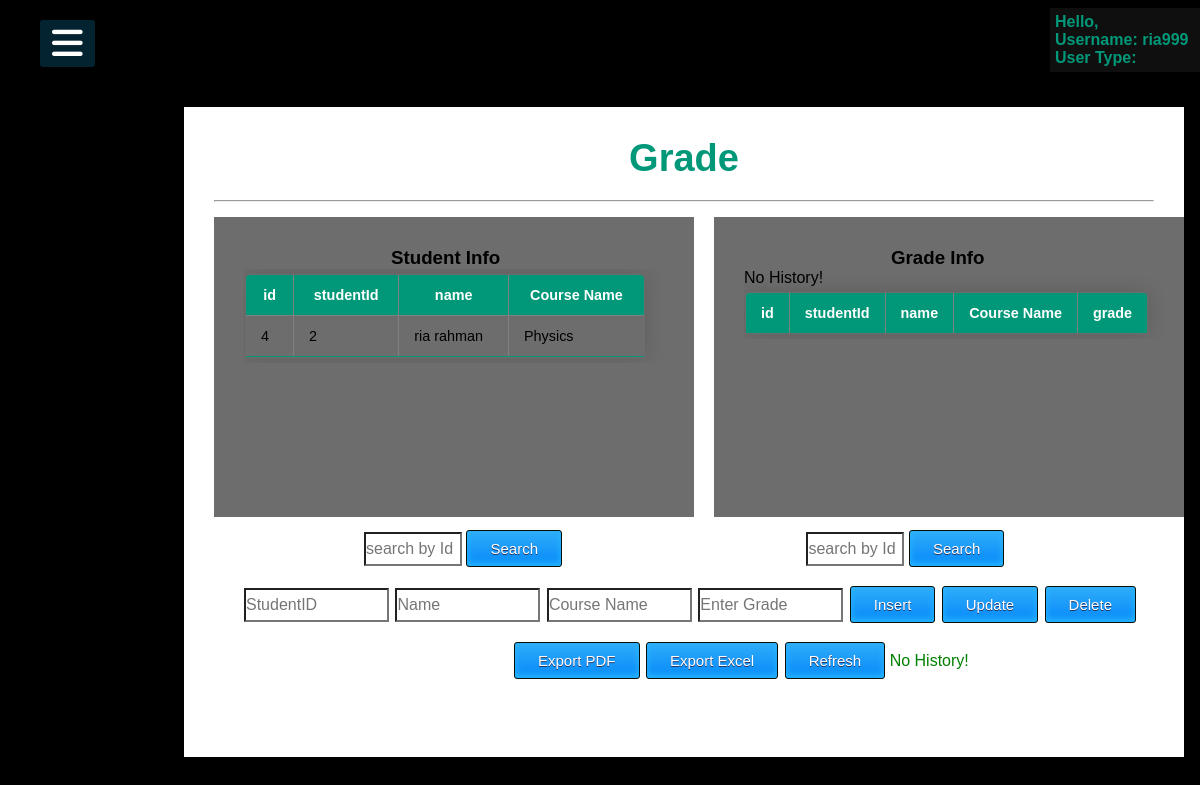
The page /mainpage/grade.php (signed in) on the database its author committed.
### tables this page shows
CREATE TABLE `studentcourse` (
  `id` int(3) NOT NULL,
  `studentId` int(5) NOT NULL,
  `name` varchar(50) NOT NULL,
  `courseName` varchar(50) NOT NULL,
  `section` varchar(3) NOT NULL,
  `lecturerName` varchar(50) NOT NULL
);

### mainpage/grade.php (the view, shortened to what this page needs)
<?php
include "../mainpage/common.inc.php";
$username = $_SESSION['username'];
$sId =$studentId=$name=$cName=$message=$grade= "";
$id=$Sname=$coursename=$grade1=$sid="";
?>
<!DOCTYPE html>
<html lang="en">
<head>
    <link rel="stylesheet" type="text/css" href="grade.css">
</head>
<body>
    <div class="table">
        <h1>Grade</h1>
        <div class="box">
        <h3>Student Info</h3>
            <div>
                <table class="content-table" id="tblexportData" border="1">
                    <thead>
                        <tr>
                            <th>id</th>
                            <th>studentId</th>
                            <th>name</th>
                            <th>Course Name</th>
                        </tr>
                    </thead>
                    <?php
                    $sql_table = "SELECT *FROM studentcourse WHERE lecturerName='$username';";
                    $result = mysqli_query($conn, $sql_table);
                    $rowCount = mysqli_num_rows($result);
                    if ($rowCount > 0) {
                        while ($row = mysqli_fetch_assoc($result)) {
                            echo "<tbody>
                            <tr>
                            <td>" . $row['id'] . "</td>
                            <td>" . $row['studentId'] . "</td>
                            <td>" . $row['name'] . "</td>
                            <td>" . $row['courseName'] . "</td>
                            </tr>
                            </tbody>";
                        }
                        echo "</table>";
                    } else {
                        echo $message = "No History!";
                    }
                ?>
            </div>
        </div>
        <div class="box1">
            <h3>Grade Info</h3>
            <div class=tab1 id="table">
                <table class="content-table" id="tblexportData" border="1">
                    <thead>
                        <tr>
                            <th>id</th>
                            <th>studentId</th>
                            <th>name</th>
                            <th>Course Name</th>
                            <th>grade</th>
                        </tr>
                    </thead>
                    <?php
                    $sql_table = "SELECT *FROM grade WHERE lecturerName='$username';";
                    $result = mysqli_query($conn, $sql_table);
                    $rowCount = mysqli_num_rows($result);
                    if ($rowCount > 0) {
                        while ($row = mysqli_fetch_assoc($result)) {
                            echo "<tbody class=tab id=tab>
                            <tr>
                            <td>" . $row['id'] . "</td>
                            <td>" . $row['studentId'] . "</td>
                            <td>" . $row['name'] . "</td>
                            <td>" . $row['course_name'] . "</td>
                            <td>" . $row['grade'] . "</td>
                            </tr>
                            </tbody>";
                        }
                        echo "</table>";
                    } else {
                        echo $message = "No History!";
                    }
                ?>
                </table>
            </div>
        </div>
        <hr>
        <form method="post">
            <input style="margin-top:330px;margin-left:150px;width:10%;" type="text" name="sId" placeholder="search by Id">
            <input type="submit" value="Search" name="search">
            <input style="margin-top:330px;margin-left:240px;width:10%;" type="text" name="sId1" value="<?php echo $sid ?>" placeholder="search by Id">
            <input type="submit" value="Search" name="search1"><br>
            <input style="margin-left:30px;width:15%;" type="text" placeholder="StudentID" name="id" value="<?php echo $studentId ?>" readonly>
            <input style="margin-left:2px;width:15%;" type="text" name="Sname" placeholder="Name" value="<?php echo $name ?>" readonly>
            <input style="margin-left:2px;width:15%;" type="text" name="coursename" placeholder="Course Name" value="<?php echo $cName ?>" readonly>
            <input style="margin-left:2px;width:15%;" type="text" name="grade" value="<?php echo $grade1 ?>" placeholder="Enter Grade">
            <input style="margin-left:2px;" type="submit" name="insert" value="Insert">
            <input style="margin-left:2px;" type="submit" name="update" value="Update">
            <input style="margin-left:2px;" type="submit" name="delete" value="Delete"><br>
            <input style="margin-left:300px;" name="PRINT" id="PRINT" onclick="savePDF()" type="submit" value="Export PDF">
            <input style="margin-left:2px;" type="submit" name="excel" onclick="exportToExcel('tblexportData', 'user-data')" value="Export Excel">
            <input style="margin-left:2px;" type="submit" name="REFRESH" value="Refresh">
            <span style="color:green;"><?php echo $message ?></span>
        </form>
    </div>
</body>
</html>

### mainpage/common.css (style rules this page uses)
body { font-family: 'Roboto' , sans-serif; }
* { margin:0; padding:0; list-style:none; text-decoration:none; overflow: hidden; }

### mainpage/grade.css (style rules this page uses)
body { margin:0; padding:0; font-family: sans-serif; background-color:#000; overflow: hidden; }
.table { width: 1000px; height: 650px; background: #fff; top:54%; left: 57%; position: absolute; transform: translate(-50% ,-50%); box-sizing: border-box; padding: 30px 30px; overflow: scroll; }
.box { width: 480px; height: 300px; background: rgb(110, 109, 109); top:40%; left: 27%; position: absolute; transform: translate(-50% ,-50%); box-sizing: border-box; padding: 30px 30px; overflow: scroll; }
.box1 { width: 480px; height: 300px; background: rgb(110, 109, 109); top:40%; left: 77%; position: absolute; transform: translate(-50% ,-50%); box-sizing: border-box; padding: 30px 30px; overflow: scroll; }
h1 { margin: 0; padding: 0 0 20px; text-align: center; font-size: 38px; color: #009879; }
h3 { margin-left: 35%; }
.content-table { border-collapse: collapse; margin: 5px 0; margin-left: 1px; font-size: 0.9em; min-width: 400px; border-radius: 5px 5px 0 0; overflow: hidden; box-shadow: 0 0 20px rgba(0,0,0,0.15); }
.content-table thead tr { background-color: #009879; color: #ffffff; text-align: center; font-weight: bold; }
.content-table th, .content-table td { padding: 12px 15px; }
.content-table tbody tr { border-bottom: 1px solid #dddddd; }
.content-table tbody tr:last-of-type { border-bottom: 2px solid #009879; }
input[type="submit"] { box-shadow:inset 0px -3px 7px 0px #29bbff; background:linear-gradient(to bottom, #2dabf9 5%, #0688fa 100%); background-color:#2dabf9; border-radius:3px; border:1px solid #0b0e07; display:inline-block; cursor:pointer; color:#ffffff; font-family:Arial; font-size:15px; padding:9px 23px; text-decoration:none; text-shadow:0px 1px 0px #263666; }
input[type="text"] { width: 32%; margin-bottom: 20px; margin-left: 34%; }
input[type="text"] { background: transparent; height: 30px; color: #000; font-size: 16px; }

### rows shown on the page
studentcourse: id "4", studentId "2", name "ria rahman", courseName "Physics"

### other values the page prints
$_SESSION['username'] "ria999"
$message "No History!"
